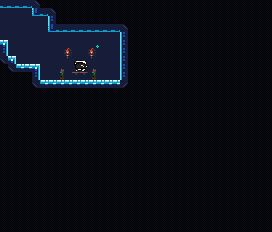

Below is a game level as drawn by its tile map, then a one-line description and the .tmx that defines it (tile-layer data replaced by summaries):
An orthogonal 34x29 tile map with 8x8 px tiles, 5 tile layers (Sky, IntGrid_layer_values, IntGrid_layer, IntGrid_values, ...), 3 tilesets.

<map version="1.4" tiledversion="1.4.2" orientation="orthogonal" renderorder="right-down" compressionlevel="0" width="34" height="29" tilewidth="8" tileheight="8" infinite="0" backgroundcolor="#171C39" nextlayerid="6" nextobjectid="1"><tileset firstgid="1" name="Cavernas_by_Adam_Saltsman3" tilewidth="8" tileheight="8" tilecount="384" columns="12" objectalignment="topleft" margin="0" spacing="0"><image source="../../atlas/Cavernas_by_Adam_Saltsman.png" width="96" height="256" /></tileset><tileset firstgid="385" name="IntGrid" tilewidth="8" tileheight="8" tilecount="1" columns="1" objectalignment="topleft"><image source="IntGrid.intgrid.png" width="8" height="8" /></tileset><tileset firstgid="386" name="IntGrid_layer" tilewidth="8" tileheight="8" tilecount="4" columns="4" objectalignment="topleft"><image source="IntGrid_layer.intgrid.png" width="32" height="8" /></tileset><layer id="1" name="Sky" width="34" height="29" opacity="1"><data>[986 cells, 1 non-empty, 1 distinct tile ids]</data></layer><layer id="2" name="IntGrid_layer_values" width="34" height="29" opacity="1"><data>[986 cells, 894 non-empty, 1 distinct tile ids]</data></layer><layer id="3" name="IntGrid_layer" width="34" height="29" opacity="1"><data>[986 cells, 894 non-empty, 7 distinct tile ids]</data></layer><layer id="4" name="IntGrid_values" width="34" height="29" opacity="1"><data>[986 cells, 0 non-empty, 0 distinct tile ids]</data></layer><layer id="5" name="Tiles" width="34" height="29" opacity="1"><data>[986 cells, 14 non-empty, 9 distinct tile ids]</data></layer></map>
